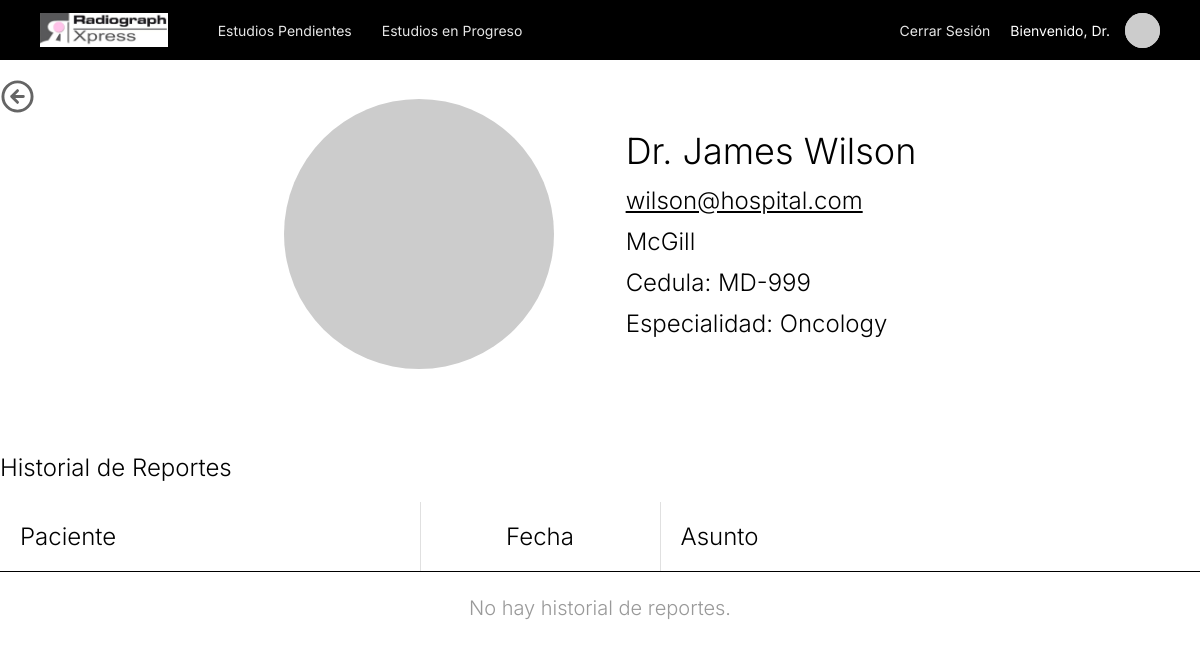
/doctor/doctorProfile/2/ (signed in), run on the app's committed database.
### doctorsDashboard/models.py (models this page shows)
class ReportingDoctor(models.Model):
    MALE = 'M'
    FEMALE = 'F'
    OTHER = 'O'
    GENDER_CHOICES = [
        (MALE, 'Male'),
        (FEMALE, 'Female'),
        (OTHER, 'Other'),
    ]
    user = models.OneToOneField(User, on_delete=models.CASCADE, null=True, related_name='reporting_doctor_profile')
    id_doctor = models.AutoField(primary_key=True)
    name = models.CharField(max_length=100)
    last_name = models.CharField(max_length=100)
    gender = models.CharField(max_length=1, choices=GENDER_CHOICES, default=OTHER)
    email = models.EmailField(max_length=100)
    address = models.CharField(max_length=100)
    phone = models.CharField(max_length=100)
    university = models.CharField(max_length=100)
    professional_id = models.CharField(max_length=100)
    specialty = models.CharField(max_length=100)

### doctorsDashboard/views.py (the view)
# urls.py: path('doctorProfile/<int:pk>/', views.DoctorProfileView.as_view(), name='doctorProfile'),
class DoctorProfileView(DoctorRequiredMixin, DetailView):
    model = ReportingDoctor
    template_name = 'doctorsDashboard/doctor_profile.html'
    context_object_name = 'doctor'
    def get_context_data(self, **kwargs):
        context = super().get_context_data(**kwargs)
        context['history_studies'] = Study.objects.filter(
            id_report__doctor_in_charge=self.object
        ).order_by('-date')
        return context

### core/mixins.py (called while the page is built)
    def test_func(self):
        return self.request.user.groups.filter(name='Doctors').exists()

### doctorsDashboard/templates/doctorsDashboard/doctor_profile.html (shortened to what this page needs)
{% extends 'doctorsDashboard/base.html' %}
{% load static %}
{% block content %}
<div class="user-profile-page">
    <div class="profile-content">
        <div class="profile-back-button" onclick="window.history.back()">
            <svg width="35" height="35" viewBox="0 0 24 24" fill="none" stroke="currentColor" stroke-width="2"
                stroke-linecap="round" stroke-linejoin="round" style="opacity: 0.6;">
                <circle cx="12" cy="12" r="10"></circle>
                <path d="M12 8l-4 4 4 4M16 12H8"></path>
            </svg>
        </div>
        <div class="profile-header">
            <img class="doctor-avatar" src="https://placehold.co/270x270"
                alt="Dr. {{ doctor.name }} {{ doctor.last_name }}">
            <div class="doctor-info-container">
                <h2 class="doctor-name">Dr. {{ doctor.name }} {{ doctor.last_name }}</h2>
                <p class="doctor-email">{{ doctor.email }}</p>
                <p class="doctor-university">{{ doctor.university }}</p>
                <p class="doctor-license">Cedula: {{ doctor.professional_id }}</p>
                <p class="doctor-license">Especialidad: {{ doctor.specialty }}</p>
            </div>
        </div>
        <div class="history-table-container">
            <h3 style="font-family: 'Inter', sans-serif; font-weight: 300; font-size: 24px; margin-bottom: 20px;">
                Historial de Reportes</h3>
            <table class="history-table">
                <thead>
                    <tr class="history-header">
                        <th class="header-cell patient">Paciente</th>
                        <th class="header-cell date">Fecha</th>
                        <th class="header-cell subject">Asunto</th>
                    </tr>
                </thead>
                <tbody>
                    {% for study in history_studies %}
                    <tr class="history-row">
                        <td class="row-cell patient">{{ study.id_patient.name }} {{ study.id_patient.last_name }}</td>
                        <td class="row-cell date">{{ study.date|date:"d/m/Y" }}</td>
                        <td class="row-cell subject">
                            {% if study.id_report %}
                            {{ study.id_report.about }}
                            {% else %}
                            <span style="color: #999;">Sin asunto</span>
                            {% endif %}
                        </td>
                    </tr>
                    {% empty %}
                    <tr>
                        <td colspan="3" class="row-cell" style="text-align: center; color: #999;">No hay historial de
                            reportes.</td>
                    </tr>
                    {% endfor %}
                </tbody>
            </table>
        </div>
    </div>
</div>
{% endblock %}

### doctorsDashboard/templates/doctorsDashboard/base.html (shortened to what this page needs)
{% load static %}
<!DOCTYPE html>
<html lang="en">
<head>
    <link rel="stylesheet" href="{% static 'doctorsDashboard/style.css' %}">
</head>
<body>
    <header>
        <nav class="navbar">
            <div class="navbar-left">
                <img src="{% static 'img/logos/radiographxpress_logo.png' %}" alt="Radiograph Xpress"
                    class="navbar-logo">
            </div>
            <div class="navbar-center">
                <ul class="nav-links">
                    <li><a href="{% url 'pendingStudies' %}" class="nav-link">Estudios Pendientes</a></li>
                    <li><a href="{% url 'studiesInProgress' %}" class="nav-link">Estudios en Progreso</a></li>
                </ul>
            </div>
            <div class="navbar-right">
                <a href="{% url 'doctor_logout' %}" class="nav-link" id="logoutBtn">Cerrar Sesión</a>
                <a href="{% url 'myProfile' %}" class="user-info" style="text-decoration: none;">
                    <span class="welcome-text">Bienvenido, Dr. {{ user.last_name }}</span>
                    <img src="https://placehold.co/35x35" alt="Profile" class="user-avatar">
                </a>
            </div>
        </nav>
    </header>
    <main>
        {% block content %}
        {% endblock %}
    </main>
</body>
</html>

### doctorsDashboard/static/doctorsDashboard/style.css (style rules this page uses)
body { margin: 0; padding: 0; font-family: 'Inter', sans-serif; background-color: #f4f4f4; }
.navbar { width: 100%; height: 60px; background-color: #000000; display: flex; justify-content: space-between; align-items: center; padding: 0 40px; box-sizing: border-box; position: fixed; top: 0; z-index: 1000; }
.navbar-left { display: flex; align-items: center; }
.navbar-logo { height: 35px; width: auto; object-fit: contain; }
.navbar-center { flex-grow: 1; display: flex; padding-left: 50px; }
.nav-links { list-style: none; margin: 0; padding: 0; display: flex; gap: 30px; }
.nav-link { color: #ffffff; text-decoration: none; font-size: 14px; font-weight: 400; opacity: 0.9; transition: opacity 0.2s ease; position: relative; display: inline-block; padding-bottom: 2px; padding-top: 2px; }
.nav-link::after { content: ''; position: absolute; width: 100%; transform: scaleX(0); height: 2px; bottom: 0; left: 0; background-color: #ffffff; transform-origin: bottom right; transition: transform 0.25s ease-out; }
.navbar-right { display: flex; align-items: center; gap: 20px; }
.user-info { display: flex; align-items: center; gap: 15px; color: #ffffff; }
.welcome-text { font-size: 14px; font-weight: 400; text-align: right; white-space: nowrap; }
.user-avatar { width: 35px; height: 35px; border-radius: 50%; background-color: #ccc; object-fit: cover; }
.user-profile-page { min-height: 100vh; background-color: white; padding-top: 59px; display: flex; flex-direction: column; align-items: center; }
.profile-content { width: 100%; max-width: 1440px; display: flex; flex-direction: column; align-items: center; padding-bottom: 50px; padding-left: 20px; padding-right: 20px; position: relative; }
.profile-back-button { position: absolute; top: 20px; left: 20px; cursor: pointer; z-index: 10; }
.profile-header { margin-top: 40px; width: 100%; margin-bottom: 40px; display: flex; flex-direction: row; align-items: center; justify-content: center; gap: 72px; flex-wrap: wrap; }
.doctor-avatar { width: 270px; height: 270px; border-radius: 50%; object-fit: cover; flex-shrink: 0; }
.doctor-info-container { display: flex; flex-direction: column; gap: 12px; text-align: left; }
.doctor-name { font-family: 'Inter', sans-serif; font-weight: 300; font-size: clamp(24px, 4vw, 36px); color: black; margin: 0; line-height: 1.2; }
.doctor-email { font-family: 'Inter', sans-serif; font-weight: 300; font-size: clamp(16px, 2.5vw, 24px); color: black; text-decoration: underline; margin: 0; }
.doctor-university, .doctor-license { font-family: 'Inter', sans-serif; font-weight: 300; font-size: clamp(16px, 2.5vw, 24px); color: black; margin: 0; }
.history-table-container { width: 100%; max-width: 1333px; margin: 20px auto 0; overflow-x: auto; }
.history-table { width: 100%; border-collapse: collapse; min-width: 800px; }
.header-cell { font-family: 'Inter', sans-serif; font-weight: 300; font-size: 24px; color: black; padding: 20px; text-align: left; vertical-align: middle; border-bottom: 1px solid black; white-space: nowrap; }
.row-cell { font-family: 'Inter', sans-serif; font-weight: 300; font-size: 20px; color: black; padding: 24px 20px; vertical-align: middle; }
.patient { width: 35%; }
.date { width: 20%; text-align: center; border-left: 1px solid #e0e0e0; border-right: 1px solid #e0e0e0; }
.subject { width: 45%; }
.header-cell.date, .row-cell.date { text-align: center; }

### doctorsDashboard/templates/doctorsDashboard/doctor_profile.html (style rules this page uses)
.profile-back-button svg { transition: opacity 0.2s ease; cursor: pointer; }

### data on the page
ReportingDoctor: name "James", last_name "Wilson", email "wilson@hospital.com", university "McGill", professional_id "MD-999", specialty "Oncology"
